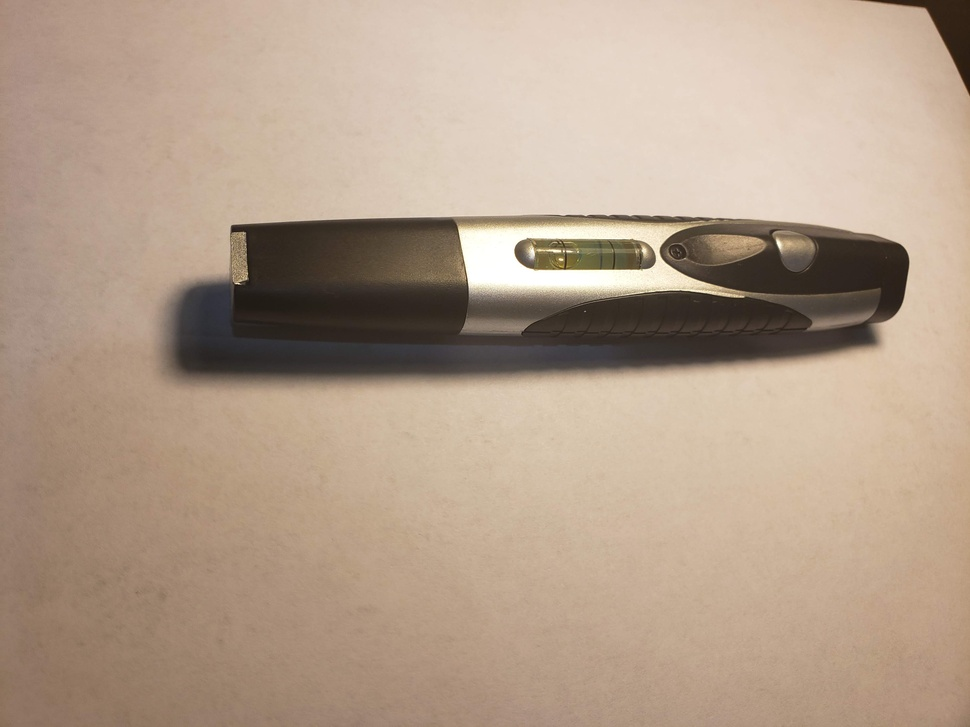
#> input picture test/images/pen1.jpg, 970 x 727 px, shrunk from 4032 x 3024 before the run
$ jupyter execute --allow-errors Hi.ipynb   (shell and % lines are left out)
#> lines starting #> are read from the running program, lines starting #| are printed output that depends on the picture
[cell 1]
import cv2
import numpy as np
from matplotlib import pyplot as plt
import pandas as pd
import os
import sys

[cell 2]
# Load and display the two images
img1 = cv2.imread("test/images/pen1.jpg", cv2.IMREAD_GRAYSCALE)
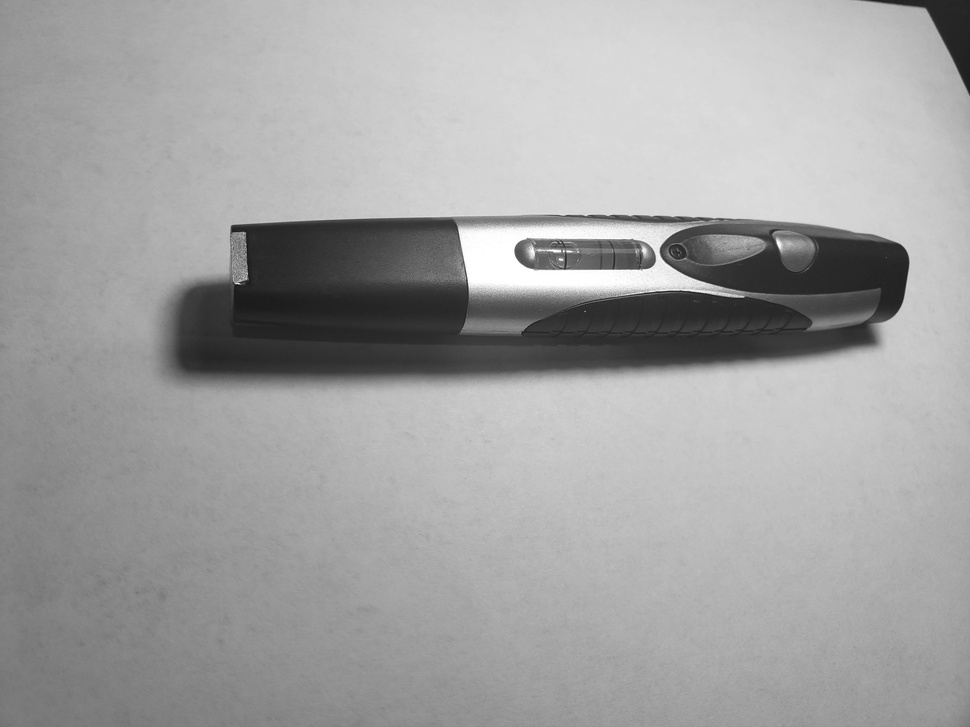
#> img1: shape (727, 970); min 19, max 255, mean 162.1
plt.imshow(img1, cmap='gray')
plt.show()

img2 = cv2.imread("test/images/pen2.jpg", cv2.IMREAD_GRAYSCALE)
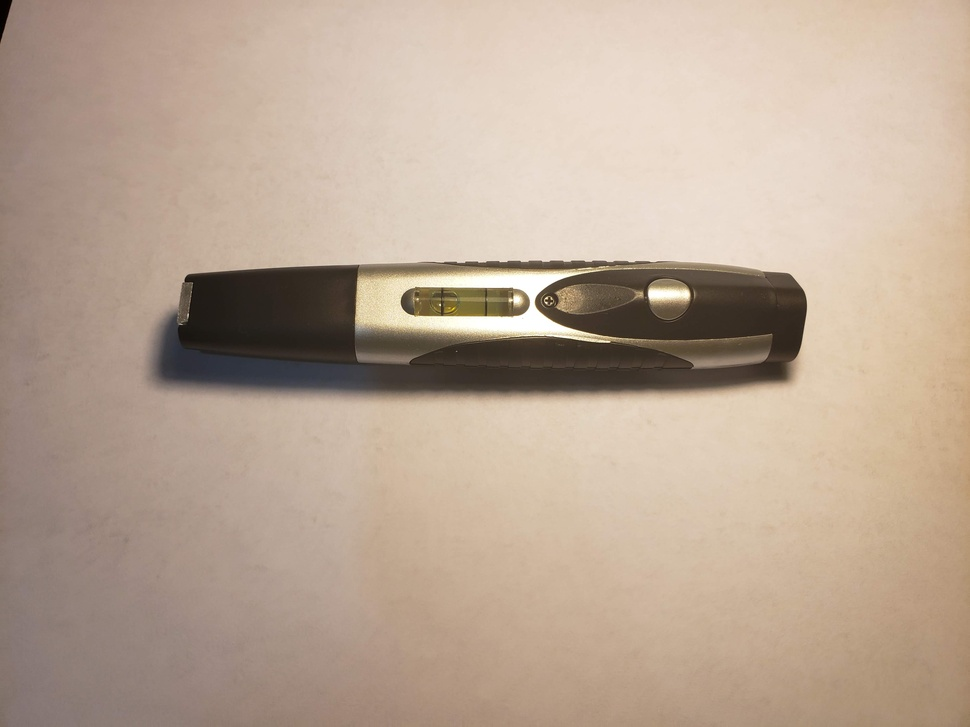
#> input picture test/images/pen2.jpg, 970 x 727 px, shrunk from 4032 x 3024 before the run
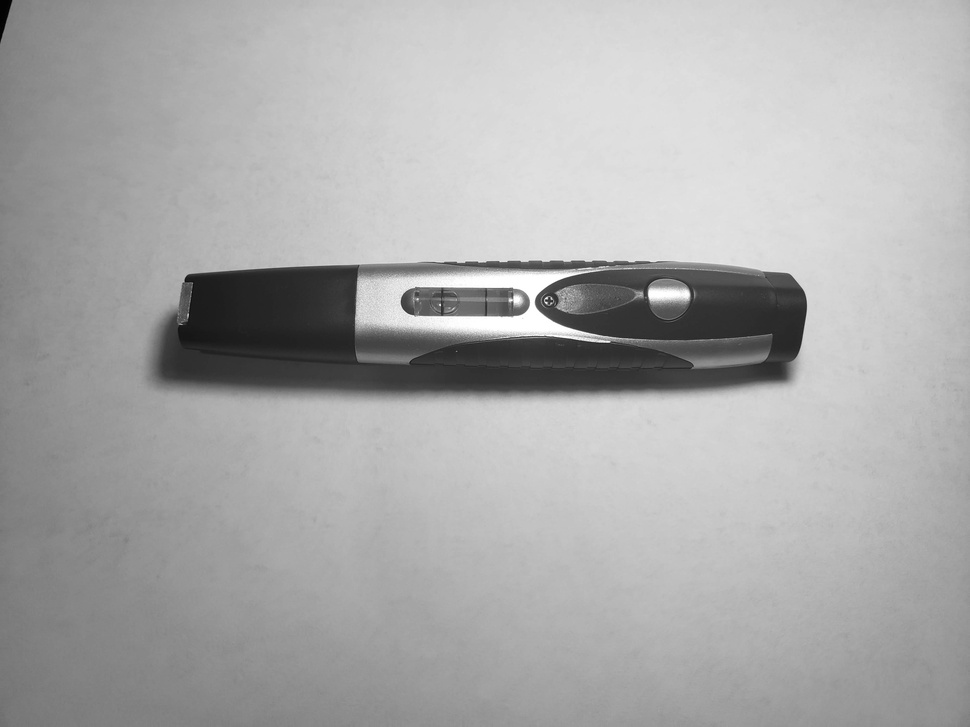
#> img2: shape (727, 970); min 0, max 255, mean 169.9
plt.imshow(img2, cmap='gray')
plt.show()

[cell 3]
MAX_FEATURES = 1000

# creating the ORB feature extractor
orb = cv2.ORB_create(MAX_FEATURES)

# creating feature points for first and second images
kp1, dc1 = orb.detectAndCompute(img1, None)
#> kp1 = 870 keypoints; strongest (x, y, size): (516, 247, 111.1), (564, 251, 31), (517, 248, 92.6), (651, 263, 92.6)
kp2, dc2 = orb.detectAndCompute(img2, None)
#> kp2 = 880 keypoints; strongest (x, y, size): (547, 300, 31), (544, 300, 31), (545, 298, 31), (546, 302, 31)

img1_ORB = cv2.drawKeypoints(img1, kp1, None, flags=cv2.DRAW_MATCHES_FLAGS_DRAW_RICH_KEYPOINTS)
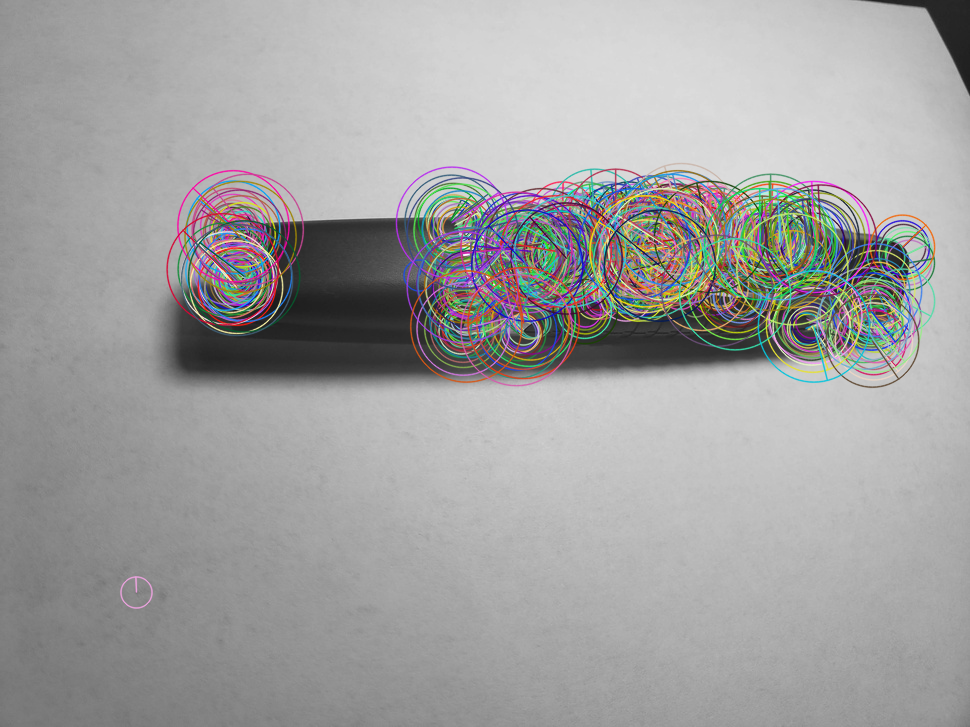
#> img1_ORB: shape (727, 970, 3); mean of channels 0, 1, 2 160.9, 161.1, 161.7; drawn as B, G, R
plt.imshow(img1_ORB)
plt.show()

[cell 4]
# most matches are not very good, so we want to keep only the best ones.
# here, we keep only the top 20%
GOOD_MATCH_PERCENT = 0.2

# create BFMatcher object
bf = cv2.BFMatcher(cv2.NORM_HAMMING, crossCheck = True)

# match descriptors
matches = bf.match(dc1, dc2)
#> matches = 267 matches
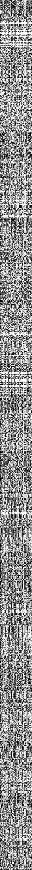
#> dc1: shape (870, 32); min 0, max 255, mean 143.5

# Sort matches by score
#> (the rest of this cell did not finish here and is left out)
